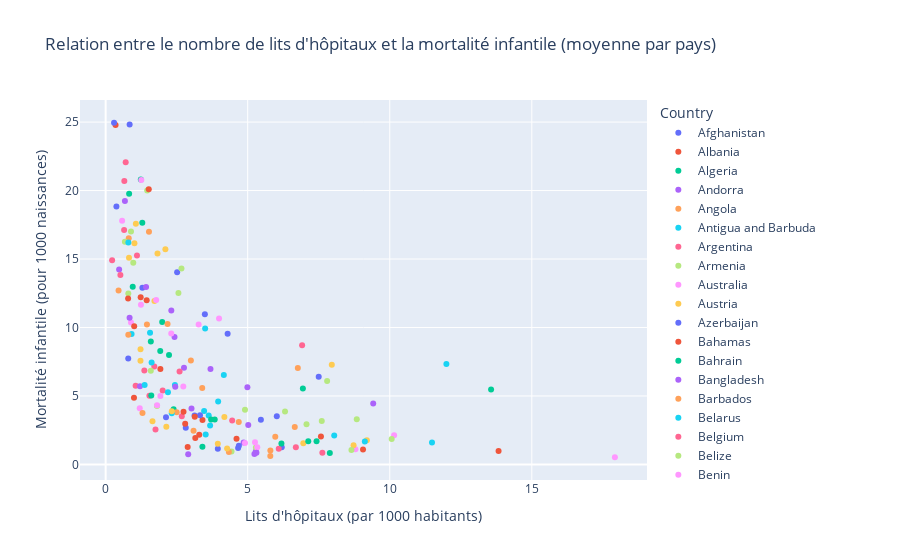

Here is the notebook cell this chart was saved with:
### Code cell
# Calculer la moyenne par pays
df_avg = df.groupby('Country', as_index=False).mean(numeric_only=True)

import plotly.express as px

# Scatter plot avec les moyennes par pays
fig = px.scatter(df_avg, x='Hospital Beds', y='Child Mortality', color='Country',
                 title="Relation entre le nombre de lits d'hôpitaux et la mortalité infantile (moyenne par pays)",
                 labels={'Hospital Beds': 'Lits d\'hôpitaux (par 1000 habitants)',
                         'Child Mortality': 'Mortalité infantile (pour 1000 naissances)'})
fig.show()
